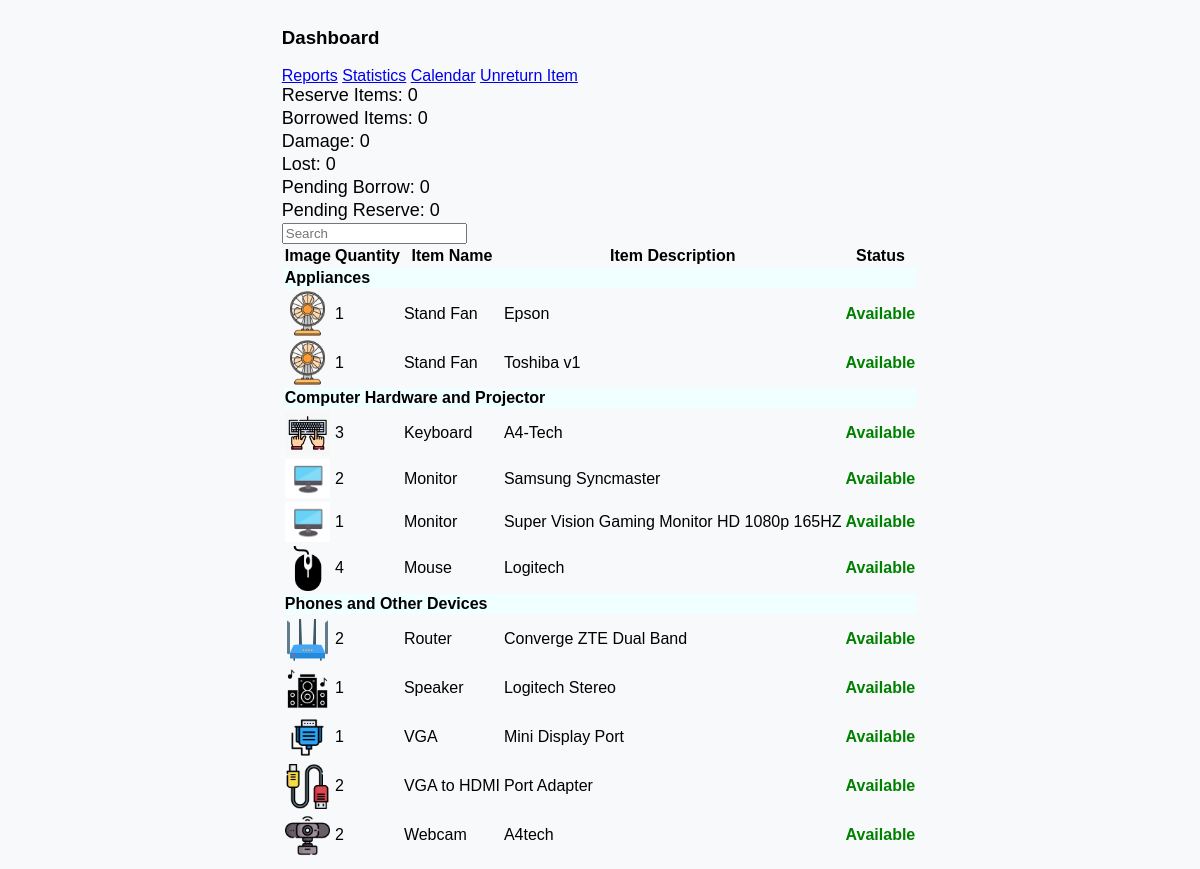
The page /DashboardCCSStaff/ccslistofborrowableitems.php on the database its author committed.
### tables this page shows
CREATE TABLE `tblitembrand` (
  `id` int(11) NOT NULL,
  `staffid` int(11) NOT NULL,
  `staffname` varchar(50) NOT NULL,
  `itembrand` varchar(50) NOT NULL,
  `categoryname` varchar(50) NOT NULL,
  `subcategoryname` varchar(50) NOT NULL,
  `borrowable` varchar(50) NOT NULL,
  `remarks` varchar(50) DEFAULT NULL,
  `modelno` varchar(50) NOT NULL,
  `serialno` varchar(50) DEFAULT NULL,
  `unitcost` decimal(10,0) NOT NULL,
  `status` varchar(50) NOT NULL,
  `itemcondition` varchar(50) NOT NULL,
  `datetimeadded` datetime NOT NULL,
  `assignfor` varchar(50) DEFAULT NULL,
  `datepurchased` date NOT NULL
);

### DashboardCCSStaff/ccslistofborrowableitems.php (the view, shortened to what this page needs)
<?php
include ('ccsfunctions.php');
$queryitems = "SELECT *, COUNT(*) as quantity FROM tblitembrand WHERE borrowable = 'Yes' GROUP BY itembrand, subcategoryname,  status ORDER BY categoryname, subcategoryname, itembrand";
$resultitems = mysqli_query($con, $queryitems);
$reserveCount = 0;
$borrowedCount = 0;
$missingCount = 0;
$pendingborrowCount = 0;
$pendingreserveCount = 0;
mysqli_data_seek($resultitems, 0);
?>
<main class="ccs-main-container">
    <div id="dashboard-container" class="container">
        <div class="row">
            <div class="col-md-6">
                <h3 class="text-start"><i class='fas fa-tachometer-alt me-2'></i>Dashboard</h3>
            </div>
            <div class="col-md-6 text-md-end mb-2">
                <div class="btn-group" role="group" aria-label="Button group with nested dropdown">
                    <a href="ccsstaffReports.php" class="btn btn-secondary"><i class="fas fa-file-alt"></i> Reports</a>
                    <a href="ccsstaffStatistics.php" class="btn btn-primary"><i class="fas fa-chart-bar"></i>
                        Statistics</a>
                    <a href="ccsstaffCalendar.php" class="btn btn-danger"><i class="fas fa-calendar-alt"></i>
                        Calendar</a>
                    <a href="ccsstaffReturnListofBorrowers.php" class="btn btn-success"><i class="fas fa-undo"></i>
                        Unreturn Item</a>
                </div>
            </div>
        </div>
        <div class="row mb-1">
            <div class="col-md-3">
                <div class="card">
                    <div class="card-body">
                        <span class="card-title"><i class="fas fa-bookmark me-2"></i>Reserve Items:
                            <?php echo $reserveCount; ?></span>
                    </div>
                </div>
            </div>
            <div class="col-md-3">
                <div class="card">
                    <div class="card-body">
                        <span class="card-title"><i class="fas fa-handshake"></i> Borrowed Items:
                            <?php echo $borrowedCount; ?></span>
                    </div>
                </div>
            </div>
            <div class="col-md-3">
                <div class="card">
                    <div class="card-body">
                        <span class="card-title"><i class="fas fa-exclamation-circle"></i> Damage:
                            <?php echo $missingCount; ?></span>
                    </div>
                </div>
            </div>
            <div class="col-md-3">
                <div class="card">
                    <div class="card-body">
                        <span class="card-title"><i class="fas fa-trash-alt"></i> Lost:
                            <?php echo $missingCount; ?></span>
                    </div>
                </div>
            </div>
        </div>
        <div class="row mb-1">
            <div class="col-md-3">
                <div class="card">
                    <div class="card-body">
                        <span class="card-title"><i class="fas fa-hourglass-half"></i> Pending Borrow:
                            <?php echo $pendingborrowCount; ?></span>
                    </div>
                </div>
            </div>
            <div class="col-md-3">
                <div class="card">
                    <div class="card-body">
                        <span class="card-title"><i class="fas fa-hourglass-half"></i> Pending Reserve:
                            <?php echo $pendingreserveCount; ?></span>
                    </div>
                </div>
            </div>
            <div class="search col-md-6">
                <input type="text" class="form-control search-input" placeholder="Search" name="search"
                    id="searchInput">
            </div>
        </div>
        <div class="row table-responsive">
            <table id="example" class="table table-bordered">
                <thead class="table-dark">
                    <tr class="text-center">
                        <th scope="col">Image</th>
                        <th scope="col">Quantity</th>
                        <th scope="col">Item Name</th>
                        <th scope="col">Item Description</th>
                        <th scope="col">Status</th>
                    </tr>
                </thead>
                <?php
                if (mysqli_num_rows($resultitems) > 0) {
                    echo '<tbody>';
                    $currentCategory = null;
                    while ($row = mysqli_fetch_assoc($resultitems)) {
                        if ($currentCategory != $row['categoryname']) {
                            echo "<tr class='category-row'>
                                    <td colspan='8' style='background-color: azure;'><strong>{$row['categoryname']}</strong></td>
                                  </tr>";
                            $currentCategory = $row['categoryname'];
                        }
                        echo "<tr class='item-details-row";
                        if ($row['status'] == 'Missing') {
                            echo " status-missing-row";
                        }
                        echo "'>";
                        $imagePath = 'inventory/SubcategoryItemsimages/' . $row['subcategoryname'] . '.png';
                        if (file_exists($imagePath)) {
                            echo "<td class='text-center align-middle'><img src='{$imagePath}' alt='Subcategory Image' width='45'></td>";
                        } else {
                            echo "<td class='text-center align-middle'><img src='/inventory/SubcategoryItemsimages/defaultimageitem.png' alt='Default Image' width='50'></td>";
                        }
                        echo "<td class='text-center align-middle'>{$row['quantity']}</td>";
                        echo "<td class='align-middle'>{$row['subcategoryname']}</td>";
                        echo "<td class='align-middle'>{$row['itembrand']}</td>";
                        $statusClass = '';
                        switch ($row['status']) {
                            case 'Available':
                                $statusClass = 'status-available';
                                break;
                        }
                        echo "<td class='text-center {$statusClass} align-middle'>{$row['status']}</td>";
                        echo "</tr>";
                    }
                    echo '</tbody>';
                } else {
                    echo '<div class="col text-center">No data available in table</div>';
                }
                echo '</table>';
                ?>
        </div>
    </div>
</main>

### DashboardCCSStaff/ccslistofborrowableitems.php (style rules this page uses)
.ccs-main-container { display: flex; justify-content: center; }
.card { margin-bottom: 2px; }
.card-title { font-size: 18px; }
.category-row { cursor: pointer; color: black; }
.status-available { color: green; font-weight: bold; }

### rows shown on the page
tblitembrand: categoryname "Appliances", subcategoryname (picture), quantity "1", subcategoryname "Stand Fan", itembrand "Epson", status "Available"
tblitembrand: subcategoryname (picture), quantity "1", subcategoryname "Stand Fan", itembrand "Toshiba v1", status "Available"
tblitembrand: categoryname "Computer Hardware and Projector", subcategoryname (picture), quantity "3", subcategoryname "Keyboard", itembrand "A4-Tech", status "Available"
tblitembrand: subcategoryname (picture), quantity "2", subcategoryname "Monitor", itembrand "Samsung Syncmaster", status "Available"
tblitembrand: subcategoryname (picture), quantity "1", subcategoryname "Monitor", itembrand "Super Vision Gaming Monitor HD 1080p 165HZ", status "Available"
tblitembrand: subcategoryname (picture), quantity "4", subcategoryname "Mouse", itembrand "Logitech", status "Available"
tblitembrand: categoryname "Phones and Other Devices", subcategoryname (picture), quantity "2", subcategoryname "Router", itembrand "Converge ZTE Dual Band", status "Available"
tblitembrand: subcategoryname (picture), quantity "1", subcategoryname "Speaker", itembrand "Logitech Stereo", status "Available"
tblitembrand: shows a picture, quantity "1", subcategoryname "VGA", itembrand "Mini Display Port", status "Available"
tblitembrand: subcategoryname (picture), quantity "2", subcategoryname "VGA to HDMI", itembrand "Port Adapter", status "Available"
tblitembrand: subcategoryname (picture), quantity "2", subcategoryname "Webcam", itembrand "A4tech", status "Available"

### other values the page prints
$reserveCount "0"
$borrowedCount "0"
$missingCount "0"
$pendingborrowCount "0"
$pendingreserveCount "0"
